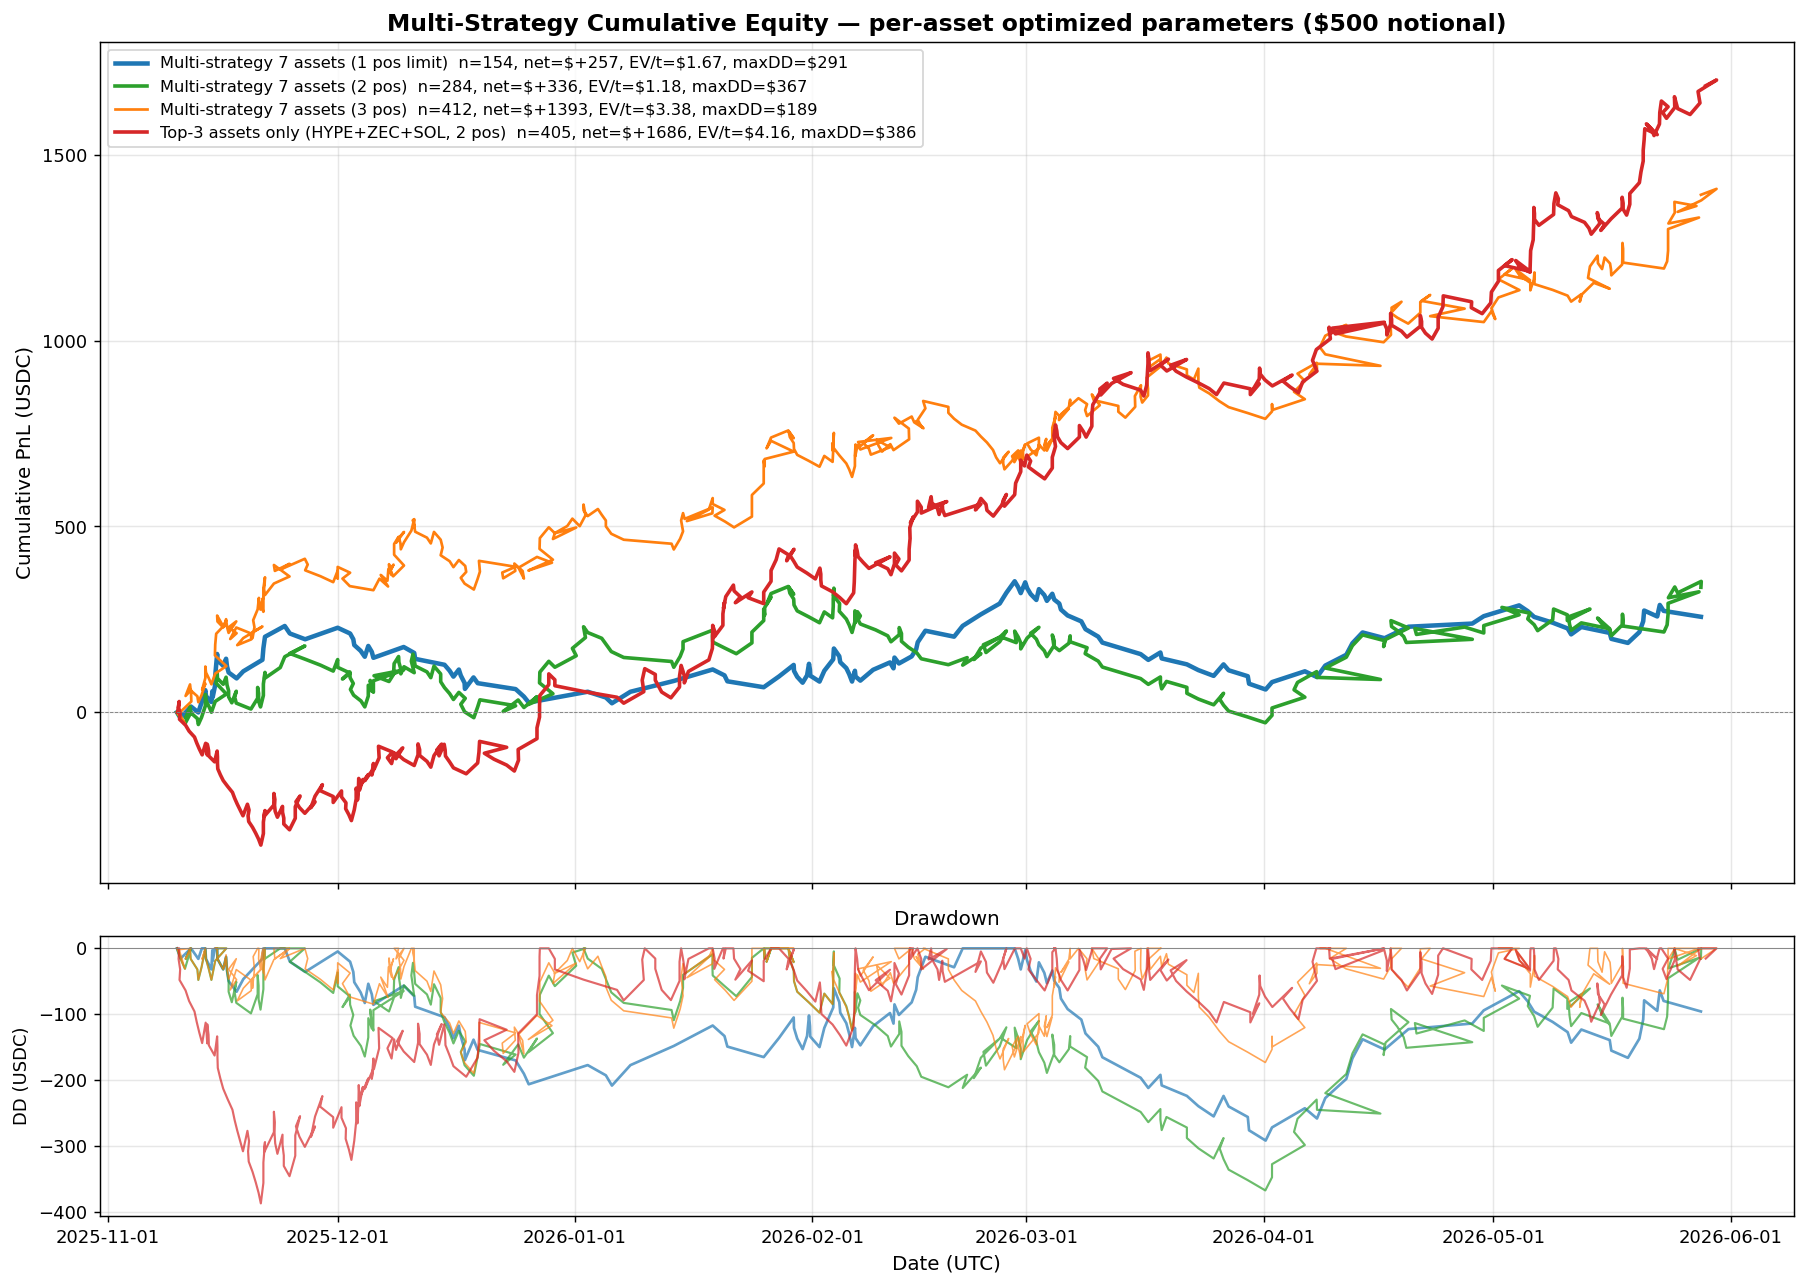

Here is the Python script that generated this plot:
"""銘柄別最適戦略 を組合せた multi-strategy 累積equity曲線."""
import json
from datetime import datetime, timezone
from pathlib import Path

import matplotlib
matplotlib.use('Agg')
import matplotlib.pyplot as plt
import matplotlib.dates as mdates

import data_fetcher
from strategies import STRATEGY_REGISTRY
from engine import run_simulation

NOTIONAL = 500  # Phase 2 サイズ

# results_asset_specific.json から読む銘柄別 best
BEST_PER_ASSET = json.loads((Path(__file__).parent / 'results_asset_specific.json').read_text())


def collect_multi_strategy_trades(assets, all_data, with_concurrency_limit=True, max_concurrent=2):
    """各銘柄に専用の戦略を適用、 全部の trades を時系列順に."""
    all_trades = []
    for a in assets:
        best = BEST_PER_ASSET.get(a)
        if not best:
            continue
        # 戦略 lookup
        strat_fn, _ = STRATEGY_REGISTRY[best['strategy']]
        # 全期間 (IS+OOS) を通して trade
        candles = all_data[a]['candles']
        funding = all_data[a]['funding']
        ents = strat_fn(candles, funding, **best['params'])
        trades = run_simulation(candles, ents, best['sl_pct'], best['tp_pct'], NOTIONAL, 'none')
        for t in trades:
            t['asset'] = a
            t['strategy_used'] = best['strategy']
            t['entry_t'] = int(candles[t['entry_idx']]['t'])
            t['exit_t'] = t['entry_t'] + t['bars_held'] * 3600 * 1000
            all_trades.append(t)
    all_trades.sort(key=lambda x: x['entry_t'])

    # 同時ポジ制限 + 連敗ストッパー
    accepted = []
    active = []
    recent_results = []
    streak_stop_until = 0
    for t in all_trades:
        active = [a for a in active if a['exit_t'] > t['entry_t']]
        if with_concurrency_limit and len(active) >= max_concurrent:
            continue
        if t['entry_t'] < streak_stop_until:
            continue
        accepted.append(t)
        active.append(t)
        recent_results.append(1 if t['realized_usd'] > 0 else 0)
        if len(recent_results) >= 3 and sum(recent_results[-3:]) == 0:
            streak_stop_until = t['exit_t'] + 6 * 3600 * 1000
    return accepted


def build_curve(trades):
    if not trades:
        return [], []
    eq = 0
    points = [(datetime.fromtimestamp(trades[0]['entry_t']/1000, tz=timezone.utc), 0)]
    for t in trades:
        eq += t['realized_usd']
        points.append((datetime.fromtimestamp(t['exit_t']/1000, tz=timezone.utc), eq))
    return [p[0] for p in points], [p[1] for p in points]


def main():
    ASSETS = list(BEST_PER_ASSET.keys())
    print(f'Assets with best strategy: {ASSETS}')
    print('Loading data...')
    all_data = {}
    for a in ASSETS:
        c = data_fetcher.fetch_candles(a, '1h', 5000)
        f = data_fetcher.fetch_funding_history(a, 5000)
        all_data[a] = {'candles': c, 'funding': f}

    scenarios = {
        'Multi-strategy 7 assets (1 pos limit)': {'assets': ASSETS, 'max_concurrent': 1, 'color': '#1f77b4', 'lw': 2.5},
        'Multi-strategy 7 assets (2 pos)': {'assets': ASSETS, 'max_concurrent': 2, 'color': '#2ca02c', 'lw': 2.0},
        'Multi-strategy 7 assets (3 pos)': {'assets': ASSETS, 'max_concurrent': 3, 'color': '#ff7f0e', 'lw': 1.5},
        'Top-3 assets only (HYPE+ZEC+SOL, 2 pos)': {'assets': ['HYPE', 'ZEC', 'SOL'], 'max_concurrent': 2, 'color': '#d62728', 'lw': 2.0},
    }

    fig, (ax1, ax2) = plt.subplots(2, 1, figsize=(14, 10), sharex=True, gridspec_kw={'height_ratios': [3, 1]})
    summaries = []
    for name, cfg in scenarios.items():
        trades = collect_multi_strategy_trades(cfg['assets'], all_data, max_concurrent=cfg['max_concurrent'])
        times, eqs = build_curve(trades)
        if not eqs:
            continue
        peak = eqs[0]; max_dd = 0
        for e in eqs:
            peak = max(peak, e)
            max_dd = max(max_dd, peak - e)
        ax1.plot(times, eqs,
                 label=f'{name}  n={len(trades)}, net=${eqs[-1]:+.0f}, EV/t=${eqs[-1]/len(trades):.2f}, maxDD=${max_dd:.0f}',
                 color=cfg['color'], linewidth=cfg['lw'])
        dd_curve = []
        peak_cum = eqs[0]
        for e in eqs:
            peak_cum = max(peak_cum, e)
            dd_curve.append(-(peak_cum - e))
        ax2.plot(times, dd_curve, color=cfg['color'], linewidth=cfg['lw']*0.6, alpha=0.7)
        summaries.append({
            'name': name, 'n': len(trades), 'net': round(eqs[-1], 2),
            'ev_per_trade': round(eqs[-1]/len(trades), 2) if trades else 0,
            'max_dd': round(max_dd, 2),
        })

    ax1.axhline(0, color='gray', linewidth=0.5, linestyle='--')
    ax1.set_title(f'Multi-Strategy Cumulative Equity — per-asset optimized parameters (${NOTIONAL} notional)',
                  fontsize=13, fontweight='bold')
    ax1.set_ylabel('Cumulative PnL (USDC)', fontsize=11)
    ax1.legend(loc='upper left', fontsize=9)
    ax1.grid(True, alpha=0.3)
    ax1.xaxis.set_major_formatter(mdates.DateFormatter('%Y-%m-%d'))

    ax2.axhline(0, color='gray', linewidth=0.5)
    ax2.set_title('Drawdown', fontsize=11)
    ax2.set_ylabel('DD (USDC)', fontsize=10)
    ax2.set_xlabel('Date (UTC)', fontsize=11)
    ax2.grid(True, alpha=0.3)

    plt.tight_layout()
    out = Path(__file__).parent / 'multi_strategy_curve.png'
    plt.savefig(out, dpi=130, bbox_inches='tight')
    print(f'saved: {out}')

    print('\n=== Summary ===')
    for s in summaries:
        print(f'  {s["name"]:55} n={s["n"]:>4}  net=${s["net"]:>+7.2f}  EV/t=${s["ev_per_trade"]:>+5.2f}  maxDD=${s["max_dd"]:>6.0f}')


if __name__ == '__main__':
    main()
